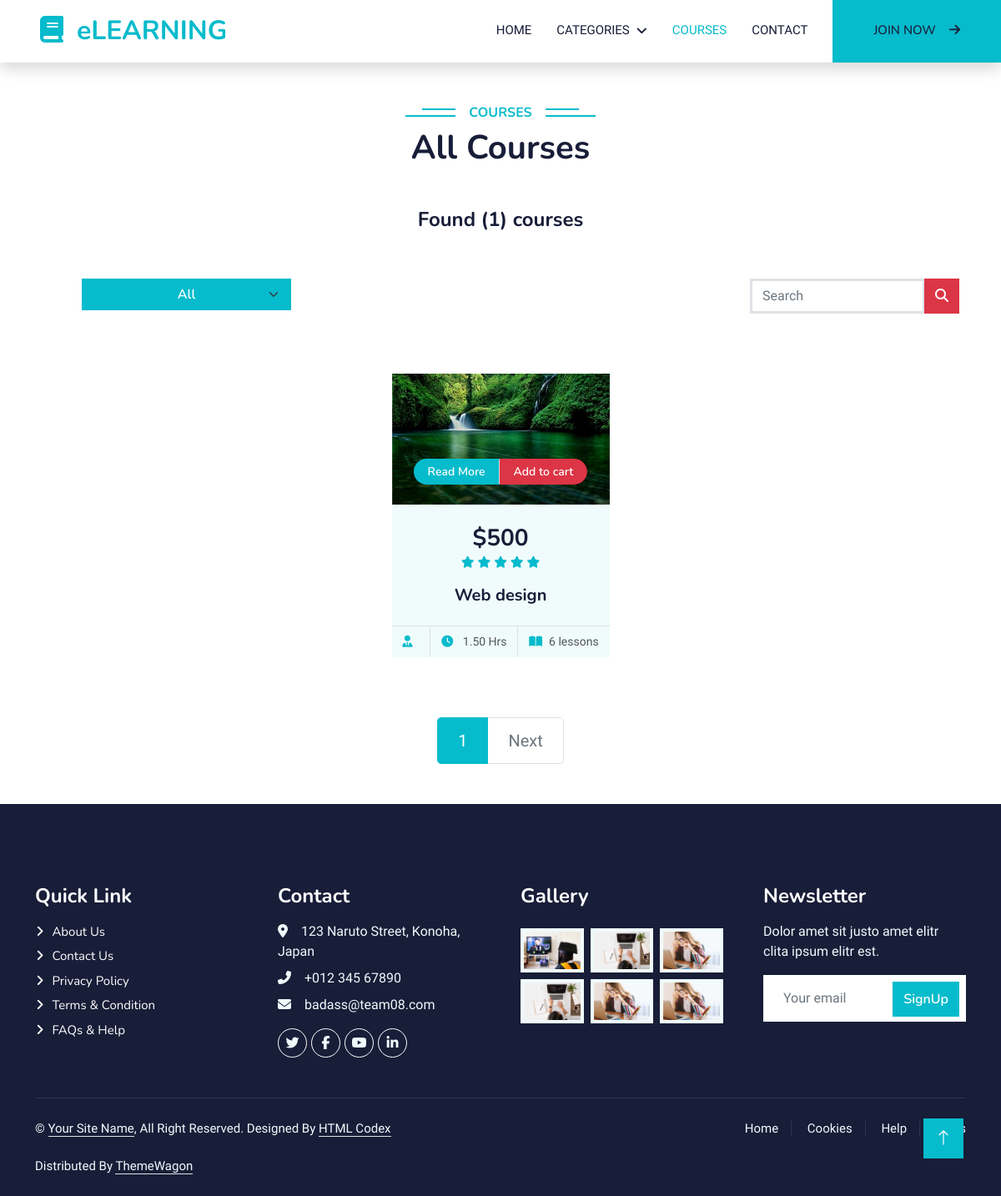
/course/, run on an earlier commit of the app's database.
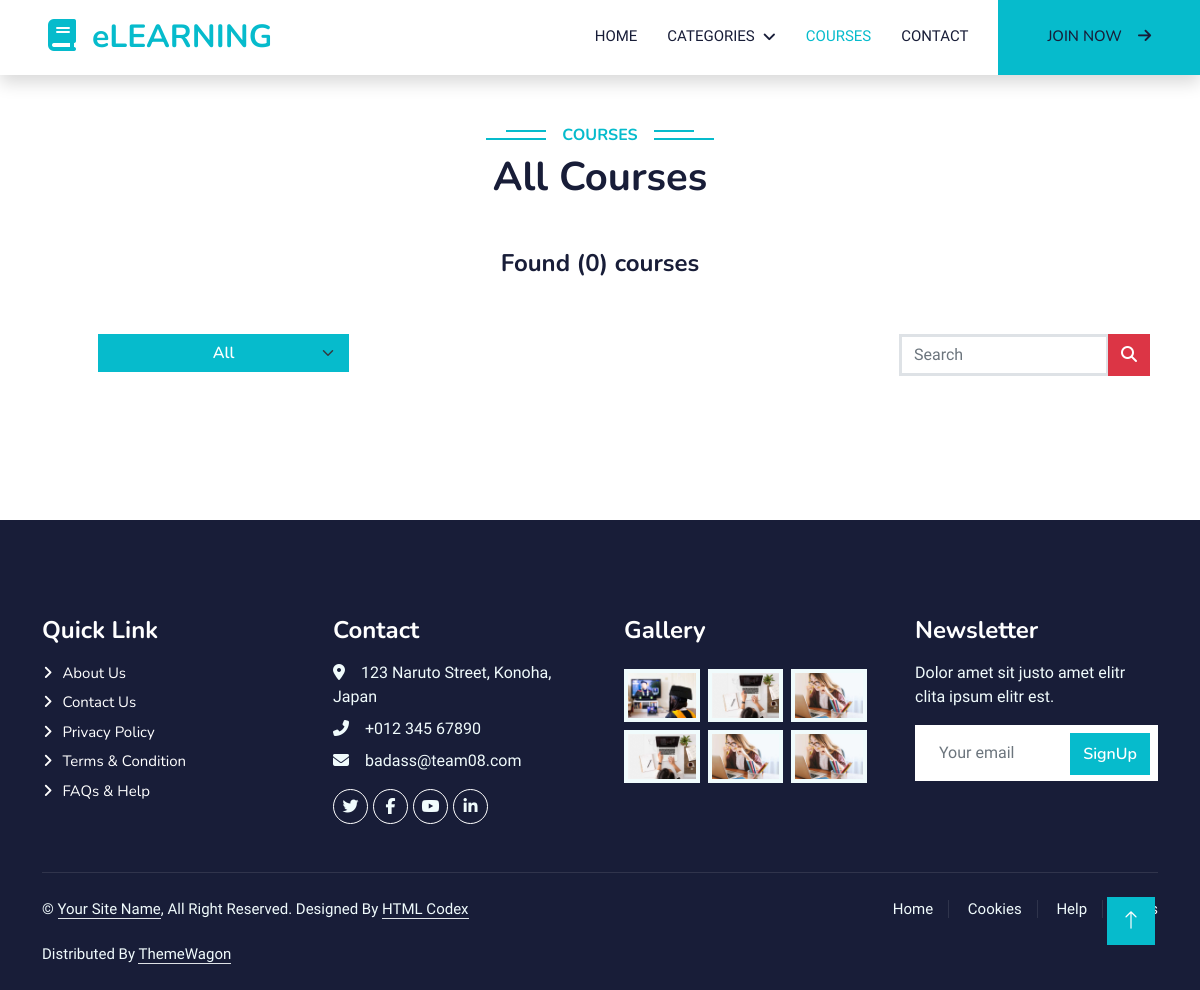
And on a later commit of the database.
### course/models.py (models this page shows, shortened)
class Course(models.Model):
    title = models.CharField(max_length=255)
    description = models.TextField()
    price = models.PositiveIntegerField(null=True,
                                        validators=[MinValueValidator(0)], blank=True)
    instructor = models.ForeignKey(
        Instructor, on_delete=models.CASCADE, blank=True, null=True)
    language = models.CharField(max_length=50, default='English')
    category = models.ForeignKey(
        Category, on_delete=models.PROTECT, blank=True, null=True)
    COURSE_STATUS_AVAILABLE = 'A'
    COURSE_STATUS_UNAVAILABLE = 'UA'
    COURSE_STATUS_CHOICES = [
        (COURSE_STATUS_AVAILABLE, 'Available'),
        (COURSE_STATUS_UNAVAILABLE, 'Unavailable')
    ]
    lesson_number = models.PositiveBigIntegerField(null=True,
                                                   validators=[MinValueValidator(0)], blank=True)
    course_status = models.CharField(
        max_length=2, choices=COURSE_STATUS_CHOICES, default=COURSE_STATUS_AVAILABLE)
    rated = models.PositiveSmallIntegerField(null=True,
                                             validators=[MinValueValidator(0), MaxValueValidator(5)], blank=True)
    duration = models.DecimalField(max_digits=6, decimal_places=2,
                                   validators=[MinValueValidator(0)], blank=True, null=True)
    image = ResizedImageField(size=[500, 300], crop=['middle', 'center'],  upload_to="course/course_image/", null=True, quality=100
                              )
    video = models.FileField(
        upload_to="course/course_video", null=True)
    slug = models.SlugField(max_length=200, unique=True,
                            null=True, blank=True)
    def get_url(self):
        return reverse('course_detail', args=[self.slug])
    def add_to_cart_url(self):
        return reverse('add_cart', args=[self.slug])

### course/views.py (the view)
# urls.py: path('course/', include('course.urls')),
def course(request, category_slug=None):
    course_url = reverse('course')
    if category_slug is not None:
        category = get_object_or_404(Category, slug=category_slug)
        courses = Course.objects.all().filter(category=category, course_status='A')
    else:
        courses = Course.objects.all().filter(course_status='A').order_by('pk')
        category = None
    page = request.GET.get('page')
    page = page or 1
    paginator = Paginator(courses, 6)
    paged_courses = paginator.get_page(page)
    course_count = courses.count()
    if request.user.is_authenticated:
        purchased_orders = OrderDetail.objects.filter(
            order__user=request.user, order__payment_status='C')
        if purchased_orders:
            for item in purchased_orders:
                purchased_courses = []
                purchased_courses.append(item.course)
        else:
            purchased_courses = None
    else:
        purchased_courses = None
    context = {
        'courses': paged_courses,
        'course_count': course_count,
        'category': category,
        'course_url': course_url,
        'purchased_courses': purchased_courses,
    }
    return render(request, 'course/course.html', context=context)

### templates/course/course.html (shortened to what this page needs)
{% extends 'base.html' %} {% load static %} {% block content %}
<div class="container-xxl py-5">
  <div class="container">
    <div class="text-center wow fadeInUp" data-wow-delay="0.1s">
      <h6 class="section-title bg-white text-center text-primary px-3">
        Courses
      </h6>
      {% if category == None %}
      <h1 class="mb-5">All Courses</h1>
      {% else %}
      <h1 class="mb-5">{{category.title}} Courses</h1>
      {% endif %}
      <h4>Found ({{course_count}}) courses</h4>
    </div>
    <div
      class="container text-center wow fadeInUp m-4 p-4 mw-100"
      data-wow-delay="0.1s"
    >
      <div class="row justify-content-between p-2 g-3">
        <div class="col-md-3">
          <select
            class="form-select btn btn-primary"
            aria-label="Default select example"
            onchange="location = this.value;"
          >
           <option class="bg-light text-dark" {% if request.path == course_url %} selected {% endif %} value="{{course_url}}">
            All
          </option>
        </select>
        </div>
        <div class="col-md-3">
          <form action="{% url 'search' %}" method="get">
            <div class="input-group mb-3">
              <input
                type="text"
                class="form-control border border-3"
                placeholder="Search"
                name = "s"
                value = "{{s}}"
              />
              <button class="btn btn-danger" type="submit">
                <i class="fa-solid fa-magnifying-glass"></i>
              </button>
            </div>
          </form>
        </div>
      </div>
    </div>
    <div class="row row-cols-lg-4 row-cols-md-2 g-4 justify-content-center">
      {% for course in courses %}
      <div class="col-lg-3 col-md-6 wow fadeInUp" data-wow-delay="0.5s">
        <div class="d-flex flex-column course-item bg-light h-100">
          <div class="position-relative overflow-hidden">
            <img class="img-fluid" src="{{course.image.url}}" alt="" />
            <div
              class="w-100 d-flex justify-content-center position-absolute bottom-0 start-0 mb-4"
            >
              <a
                href="{{course.get_url}}"
                class="flex-shrink-0 btn btn-sm btn-primary px-3 border-end"
                style="border-radius: 30px 0 0 30px"
                >Read More</a
              >
              {% if course  in purchased_courses  %}
              <a
              href="{{course.get_video_url}}"
              class="flex-shrink-0 btn btn-sm btn-warning px-3"
              style="border-radius: 0 30px 30px 0"
              >Learn now</a
              >
              {% else %}
               <a
                href="{{course.add_to_cart_url}}"
                class="flex-shrink-0 btn btn-sm btn-danger px-3"
                style="border-radius: 0 30px 30px 0"
                >Add to cart</a
              >
              {% endif %}
            </div>
          </div>
          <div class="text-center p-4 pb-0 flex-fill">
            <h3 class="mb-0">${{course.price}}</h3>
            <div class="mb-3">
              {% for i in course.rated|center:course.rated%}
              <small class="fa fa-star text-primary"></small>
              {% endfor %}
            </div>
            <h5 class="mb-4">{{ course.title }}</h5>
          </div>
          <div class="d-flex border-top">
            <small class="flex-fill text-center border-end py-2"
              ><i class="fa fa-user-tie text-primary me-2"></i>{{course.instructor.name}}</small
            >
            <small class="flex-fill text-center border-end py-2"
              ><i class="fa fa-clock text-primary me-2"></i> {{course.duration}}
              Hrs</small
            >
            <small class="flex-fill text-center py-2"
              ><i class="fa fa-book-open text-primary me-2"></i
              >{{course.lesson_number}} lessons
            </small>
          </div>
        </div>
      </div>
      {% endfor %}
    </div>
  </div>
</div>
{% if courses %}
<nav class="mt-4" aria-label="Page navigation sample">
  <ul class="pagination justify-content-center pagination-lg">
    {% for page in courses.paginator.page_range %}
    {% if courses.number|add:'-1' <= page and page <= courses.number|add:'1' %}
    {% if page == courses.number %}
    <li class="page-item active">
      <a class="page-link" href="{% url 'course' %}?page={{ page }}"
        >{{ page }}</a
      >
    </li>
    {% else %}
    <li class="page-item">
      <a class="page-link" href="{% url 'course' %}?page={{ page }}"
        >{{ page }}</a
      >
    </li>
    {% endif %} {% endif %} {% endfor %}
     {% if courses.has_next %}
    <li class="page-item">
      <a
        class="page-link"
        href="{% url 'course' %}?page={{courses.next_page_number}}"
        >Next</a
      >
    </li>
    {% else %}
    <li class="page-item disabled">
      <a class="page-link" href="#">Next</a>
    </li>
    {% endif %}
  </ul>
</nav>
{% endif %} {% endblock content %}

### templates/base.html (shortened to what this page needs)
{% load static %}
<!DOCTYPE html>
<html lang="en">
  <head>
    <link
    href="https://cdnjs.cloudflare.com/ajax/libs/font-awesome/5.10.0/css/all.min.css"
    rel="stylesheet"
  />
   <link rel="stylesheet" href="https://cdn.jsdelivr.net/npm/bootstrap-icons@1.10.2/font/bootstrap-icons.css">
    <link
      href="{% static 'general/lib/owlcarousel/assets/owl.carousel.min.css' %}"
      rel="stylesheet"
    />
    <link
      href="{% static 'general/lib/owlcarousel/assets/owl.carousel.min.css' %}"
      rel="stylesheet"
    />
    <link href="{% static 'general/css/bootstrap.min.css' %}" rel="stylesheet" />
    <link href="{% static 'general/css/style.css' %}" rel="stylesheet" />
  <body>
    {% include 'includes/navbar.html' %}
    {% block content %}{% endblock content %}
    {% include 'includes/footer.html' %}
    <a href="#" class="btn btn-lg btn-primary btn-lg-square back-to-top"
      ><i class="bi bi-arrow-up"></i
    ></a>
  </body>
</html>

### templates/includes/navbar.html (shortened to what this page needs)
{% load static %}
<nav
  class="navbar navbar-expand-lg bg-white navbar-light shadow sticky-top p-0"
>
  <a
    href="{% url 'home' %}"
    class="navbar-brand d-flex align-items-center px-4 px-lg-5"
  >
    <h2 class="m-0 text-primary"><i class="fa fa-book me-3"></i>eLEARNING</h2>
  </a>
  <div class="collapse navbar-collapse" id="navbarCollapse">
    <div class="navbar-nav ms-auto p-4 p-lg-0 text-center">
      <a
        href="{% url 'home' %}"
        class="nav-item nav-link {% if request.resolver_match.url_name == 'home' %} active {% endif %}"
        >Home</a
      >
      <div class="nav-item dropdown">
        <a href="#" class="nav-link dropdown-toggle" data-bs-toggle="dropdown"
          >Categories</a
        >
      </div>
      <a
        href="{% url 'course' %}"
        class="nav-item nav-link {% if request.resolver_match.url_name == 'course' %} active {% endif %}"
        >Courses</a
      >
      <a href="contact.html" class="nav-item nav-link">Contact</a>
      {% if user.is_authenticated %}
      <div class="nav-item dropdown">
        <a
          href="#"
          class="nav-link dropdown-toggle btn btn-primary py-4 px-lg-5 d-lg-block me-0"
          data-bs-toggle="dropdown"
          ><i class="fa-solid fa-user-plus"></i> {{user.first_name}}</a
        >
        <div class="dropdown-menu fade-down m-0 text-center container-fluid">
          <a href="{% url 'cart' %}" class="dropdown-item">My cart</a>
          <li><hr class="dropdown-divider" /></li>
          <a href="{% url 'purchased_courses' %}" class="dropdown-item"
            >My learning</a
          >
          <li><hr class="dropdown-divider" /></li>
          <a href="{% url 'profile' %}" class="dropdown-item"
            >Account settings</a
          >
          <li><hr class="dropdown-divider" /></li>
          <a href="{% url 'payment_history' %}" class="dropdown-item"
            >Payment history</a
          >
          <li><hr class="dropdown-divider" /></li>
          <a href="{% url 'signout' %}" class="dropdown-item">Log out</a>
        </div>
      </div>
      {% else %}
      <a
        href="{% url 'signup' %}"
        class="nav-link btn btn-primary py-4 px-lg-5 d-lg-block me-0"
        >Join Now<i class="fa fa-arrow-right ms-3"></i
      ></a>
      {% endif %}
    </div>
  </div>
</nav>

### templates/includes/footer.html
{% load static %}
<div
  class="container-fluid bg-dark text-light footer pt-5 mt-5 wow fadeIn"
  data-wow-delay="0.1s"
>
  <div class="container py-5">
    <div class="row g-5">
      <div class="col-lg-3 col-md-6">
        <h4 class="text-white mb-3">Quick Link</h4>
        <a class="btn btn-link" href="">About Us</a>
        <a class="btn btn-link" href="">Contact Us</a>
        <a class="btn btn-link" href="">Privacy Policy</a>
        <a class="btn btn-link" href="">Terms & Condition</a>
        <a class="btn btn-link" href="">FAQs & Help</a>
      </div>
      <div class="col-lg-3 col-md-6">
        <h4 class="text-white mb-3">Contact</h4>
        <p class="mb-2">
          <i class="fa fa-map-marker-alt me-3"></i>123 Naruto Street, Konoha,
          Japan
        </p>
        <p class="mb-2"><i class="fa fa-phone-alt me-3"></i>+012 345 67890</p>
        <p class="mb-2"><i class="fa fa-envelope me-3"></i>badass@team08.com</p>
        <div class="d-flex pt-2">
          <a class="btn btn-outline-light btn-social" href=""
            ><i class="fab fa-twitter"></i
          ></a>
          <a class="btn btn-outline-light btn-social" href=""
            ><i class="fab fa-facebook-f"></i
          ></a>
          <a class="btn btn-outline-light btn-social" href=""
            ><i class="fab fa-youtube"></i
          ></a>
          <a class="btn btn-outline-light btn-social" href=""
            ><i class="fab fa-linkedin-in"></i
          ></a>
        </div>
      </div>
      <div class="col-lg-3 col-md-6">
        <h4 class="text-white mb-3">Gallery</h4>
        <div class="row g-2 pt-2">
          <div class="col-4">
            <img
              class="img-fluid bg-light p-1"
              src="{% static 'general/img/course-1.jpg' %}"
              alt=""
            />
          </div>
          <div class="col-4">
            <img
              class="img-fluid bg-light p-1"
              src="{% static 'general/img/course-2.jpg' %}"
              alt=""
            />
          </div>
          <div class="col-4">
            <img
              class="img-fluid bg-light p-1"
              src="{% static 'general/img/course-3.jpg' %}"
              alt=""
            />
          </div>
          <div class="col-4">
            <img
              class="img-fluid bg-light p-1"
              src="{% static 'general/img/course-2.jpg' %}"
              alt=""
            />
          </div>
          <div class="col-4">
            <img
              class="img-fluid bg-light p-1"
              src="{% static 'general/img/course-3.jpg' %}"
              alt=""
            />
          </div>
          <div class="col-4">
            <img
              class="img-fluid bg-light p-1"
              src="{% static 'general/img/course-3.jpg' %}"
              alt=""
            />
          </div>
        </div>
      </div>
      <div class="col-lg-3 col-md-6">
        <h4 class="text-white mb-3">Newsletter</h4>
        <p>Dolor amet sit justo amet elitr clita ipsum elitr est.</p>
        <div class="position-relative mx-auto" style="max-width: 400px">
          <input
            class="form-control border-0 w-100 py-3 ps-4 pe-5"
            type="text"
            placeholder="Your email"
          />
          <button
            type="button"
            class="btn btn-primary py-2 position-absolute top-0 end-0 mt-2 me-2"
          >
            <a href="/account/signup">SignUp</a>
          </button>
        </div>
      </div>
    </div>
  </div>
  <div class="container">
    <div class="copyright">
      <div class="row">
        <div class="col-md-6 text-center text-md-start mb-3 mb-md-0">
          &copy; <a class="border-bottom" href="#">Your Site Name</a>, All Right
          Reserved. Designed By
          <a class="border-bottom" href="https://htmlcodex.com">HTML Codex</a
          ><br /><br />
          Distributed By
          <a class="border-bottom" href="https://themewagon.com">ThemeWagon</a>
        </div>
        <div class="col-md-6 text-center text-md-end">
          <div class="footer-menu">
            <a href="">Home</a>
            <a href="">Cookies</a>
            <a href="">Help</a>
            <a href="">FQAs</a>
          </div>
        </div>
      </div>
    </div>
  </div>
</div>

What changed in the data, as far as the page shows it:
removed Course: image (picture), price "500", rated 5 (drawn), title "Web design", duration "1.50", lesson_number "6"
Also different on the page:
{{ course_count }}: "1" → "0"
list line gone: "1"
text no longer shown: "Next"
